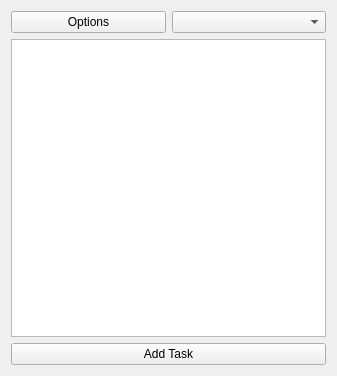
<?xml version="1.0" encoding="UTF-8"?>
<ui version="4.0">
 <class>SimpleTaskListWindow</class>
 <widget class="QWidget" name="SimpleTaskListWindow">
  <property name="geometry">
   <rect>
    <x>0</x>
    <y>0</y>
    <width>337</width>
    <height>376</height>
   </rect>
  </property>
  <property name="windowTitle">
   <string>Form</string>
  </property>
  <layout class="QVBoxLayout" name="verticalLayout">
   <item>
    <layout class="QHBoxLayout" name="horizontalLayout">
     <item>
      <widget class="QPushButton" name="buttonOptions">
       <property name="text">
        <string>Options</string>
       </property>
      </widget>
     </item>
     <item>
      <widget class="QComboBox" name="comboTaskGroup"/>
     </item>
    </layout>
   </item>
   <item>
    <widget class="QListWidget" name="listTasks"/>
   </item>
   <item>
    <widget class="QPushButton" name="buttonAddTask">
     <property name="text">
      <string>Add Task</string>
     </property>
    </widget>
   </item>
  </layout>
 </widget>
 <resources/>
 <connections>
  <connection>
   <sender>buttonAddTask</sender>
   <signal>clicked()</signal>
   <receiver>SimpleTaskListWindow</receiver>
   <slot>addTask()</slot>
   <hints>
    <hint type="sourcelabel">
     <x>168</x>
     <y>353</y>
    </hint>
    <hint type="destinationlabel">
     <x>168</x>
     <y>187</y>
    </hint>
   </hints>
  </connection>
  <connection>
   <sender>buttonOptions</sender>
   <signal>clicked()</signal>
   <receiver>SimpleTaskListWindow</receiver>
   <slot>showOptions()</slot>
   <hints>
    <hint type="sourcelabel">
     <x>87</x>
     <y>23</y>
    </hint>
    <hint type="destinationlabel">
     <x>168</x>
     <y>187</y>
    </hint>
   </hints>
  </connection>
 </connections>
 <slots>
  <slot>addTask()</slot>
  <slot>showOptions()</slot>
 </slots>
</ui>
